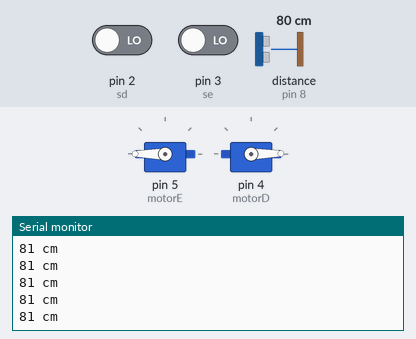
Recording of a sketch running on a simulated Arduino Uno, built with avr-gcc and run on an emulated ATmega328P. Parts: 2 × servo, the last lines printed to the serial monitor. Inputs (shaded band) come from the test bench; at power-on: distance to the obstacle (sensor on pin 8) 80 cm, pin 2 (sd) LOW, pin 3 (se) LOW.

Above: at 1.2 s.
1.3 s: distance to the obstacle (sensor on pin 8) set to 250 cm
At 2.1 s:
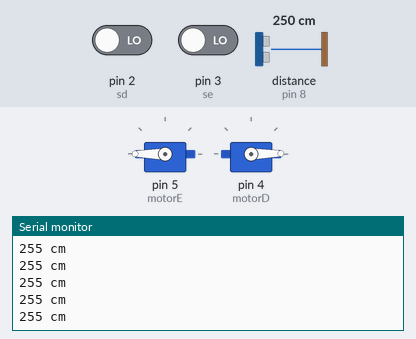
4.3 s: distance to the obstacle (sensor on pin 8) set to 120 cm
At 5.2 s:
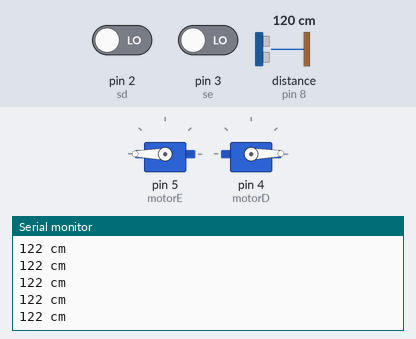
Timing chart, 0 to 7.3 s (numbered marks = the images above; inputs shaded):
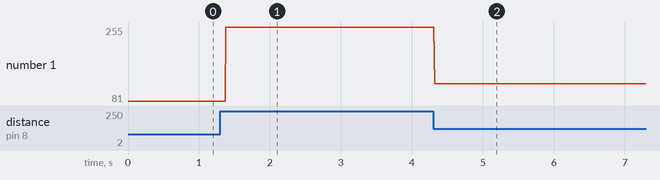

Measured:
- after the input at 1.3 s, the serial monitor: prints a new line after 0.07 s (image 1)
- after the input at 4.3 s, the serial monitor: prints a new line at once (image 2)
- plotted number 1: 81 → 255 after the input at 1.3 s, 255 → 122 after the input at 4.3 s

The sketch:

seguir_linha_a_aaaa.ino
```cpp
#include <NewPing.h>
#include <Servo.h>
#define se 3
#define sd 2
#define trig 7
#define eco 8
Servo motorE;
Servo motorD;
NewPing sonar (trig, eco);
void setup() {
  pinMode(se, INPUT);
  pinMode(sd, INPUT);
  motorE.attach(5);
  motorD.attach(4);
  Serial.begin (9600);
}

void loop() {
  int valorE = digitalRead(se);
  int valorD = digitalRead(sd);
  int dist = sonar.ping_cm();
  Serial.print (dist);
  Serial.println (" cm");
frente();
/*
  if (valorE == 1 && valorD == 0)//branco
  {
    frente ();
  }
  if (valorE == 0 && valorD == 1)//preto
  {
    frente ();
  }
  if (valorE == 0 && valorD == 0)
  {
    esquerda ();
  }
  if (valorE == 1 && valorD == 1)
  {
    direita ();
  }
  if (dist > 2 && dist < 10)
  {

    desvia ();

  }
*/

}


void frente () {
  motorE.write(180) ;
  motorD.write(1);
}
void esquerda () {
  motorE.write (180);
  motorD.write (180);
}
void direita () {
  motorE.write (1);
  motorD.write (1);
}
void desvia () {
  direita ();
  delay (750);
  frente ();
  delay (1200);
  esquerda ();
  delay (750);
  frente ();
  delay (2300);
  esquerda ();
  delay (720);
  frente();


}
```
